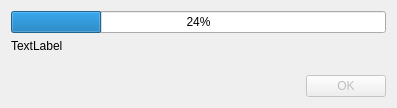
<?xml version="1.0" encoding="UTF-8"?>
<ui version="4.0">
 <class>ScrobblerProgress</class>
 <widget class="QDialog" name="ScrobblerProgress">
  <property name="geometry">
   <rect>
    <x>0</x>
    <y>0</y>
    <width>397</width>
    <height>108</height>
   </rect>
  </property>
  <property name="windowTitle">
   <string>Scrobbling...</string>
  </property>
  <property name="modal">
   <bool>true</bool>
  </property>
  <layout class="QVBoxLayout" name="verticalLayout">
   <item>
    <widget class="QProgressBar" name="progressBar">
     <property name="value">
      <number>24</number>
     </property>
     <property name="alignment">
      <set>Qt::AlignCenter</set>
     </property>
    </widget>
   </item>
   <item>
    <widget class="QLabel" name="label">
     <property name="text">
      <string>TextLabel</string>
     </property>
    </widget>
   </item>
   <item>
    <spacer name="verticalSpacer">
     <property name="orientation">
      <enum>Qt::Vertical</enum>
     </property>
     <property name="sizeHint" stdset="0">
      <size>
       <width>20</width>
       <height>40</height>
      </size>
     </property>
    </spacer>
   </item>
   <item>
    <widget class="QDialogButtonBox" name="buttonBox">
     <property name="enabled">
      <bool>false</bool>
     </property>
     <property name="standardButtons">
      <set>QDialogButtonBox::Ok</set>
     </property>
    </widget>
   </item>
  </layout>
 </widget>
 <resources/>
 <connections/>
</ui>
